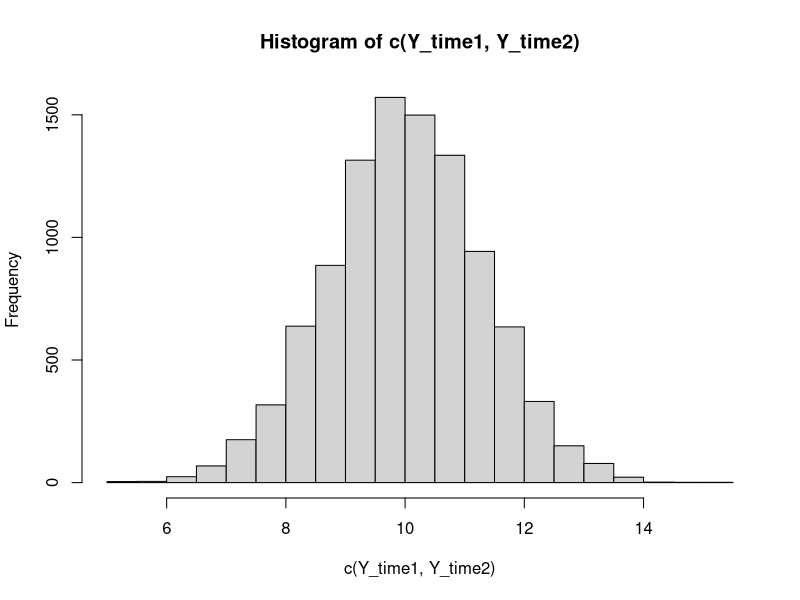
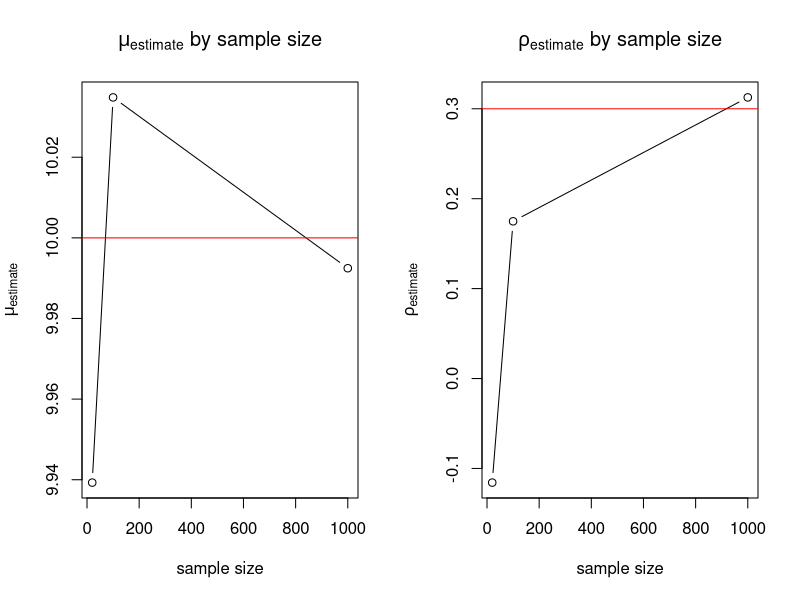

Write the R code that produced these figures, in order.
# Data-generating distributions for repeated measures data
# Question 1.4 in chapter 1 (Jewell and Hubbard).

set.seed(247)

assignment2 = function(n=5000, numlist=c(20, 100, 1000)) {
  id = 1:n
  mu = 10
  rho = 0.3
  sigma_alpha = sqrt(0.5)
  sigma_e = sqrt((sigma_alpha^2/rho) - sigma_alpha^2)

  alpha = rnorm(n, 0, sigma_alpha)
  e1 = rnorm(n, 0, sigma_e)
  e2 = rnorm(n, 0, sigma_e)

  Y_time1 = mu + alpha + e1
  Y_time2 = mu + alpha + e2

  hist(c(Y_time1, Y_time2))

  cor = sigma_alpha^2/(sigma_alpha^2 + sigma_e^2)
  cat("cor = ", cor, "\n")

  # combine data into wide format
  df = data.frame(id, alpha, e1, e2, Y_time1, Y_time2)

  mu_est_vec = NULL
  rho_est_vec = NULL
  for(i in 1:length(numlist)) {
    k = numlist[i]
    cat("m =", k, "\n")

    mu_est = mean(c(df[1:k, "Y_time1"], df[1:k, "Y_time2"]))
    mu_est_vec[i] = mu_est
    cat("  mu_est  =", mu_est, "\n")

    rho_est = cor(df[1:k, "Y_time1"], df[1:k, "Y_time2"])
    rho_est_vec[i] = rho_est
    cat("  rho_est =", rho_est, "\n")
  }

  # plots
  par(mfrow=c(1,2))
  plot(x=numlist,
       y=mu_est_vec,
       type="b",
       main=expression(paste(mu[estimate], " by sample size")),
       xlab="sample size",
       ylab=expression(mu[estimate]))
  # add true value
  abline(h=mu, col="red")

  plot(x=numlist,
       y=rho_est_vec,
       type="b",
       main=expression(paste(rho[estimate], " by sample size")),
       xlab="sample size",
       ylab=expression(rho[estimate]))
  # add true value
  abline(h=rho, col="red")
}

assignment2()
